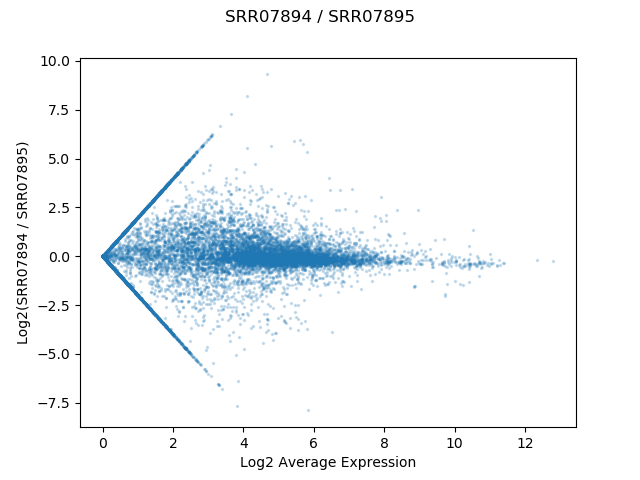

Python code for this plot:
#!/usr/bin/env python3

import sys
import pandas as pd
import os
import numpy as np
import matplotlib.pyplot as plt

name1 = sys.argv[1].split(os.sep)[-2]
ctab1 = pd.read_csv(sys.argv[1], sep="\t", index_col="t_name")

name2 = sys.argv[2].split(os.sep)[-2]
ctab2 = pd.read_csv(sys.argv[2], sep="\t", index_col="t_name")

# fpkm = {"sample1" : [1,2,3], "sample2" : [4,5,6]}
fpkm = { name1 : ctab1.loc[:,"FPKM"] , name2 : ctab2.loc[:,"FPKM"]}

df = pd.DataFrame( fpkm )
df +=1 

r=df.loc[:,name1]
g=df.loc[:,name2]

m=np.log2(r/g)
a= 0.5*np.log2(r*g)

fig, ax = plt.subplots()
ax.scatter(a,m,alpha=0.2, s=2)
plt.xlabel("Log2 Average Expression")
plt.ylabel("Log2(SRR07894 / SRR07895)")
plt.suptitle("SRR07894 / SRR07895")
fig.savefig("MA_plot.png")
plt.close(fig)